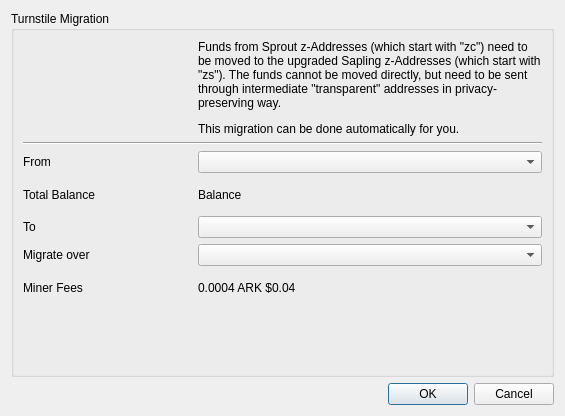
<?xml version="1.0" encoding="UTF-8"?>
<ui version="4.0">
 <class>Turnstile</class>
 <widget class="QDialog" name="Turnstile">
  <property name="geometry">
   <rect>
    <x>0</x>
    <y>0</y>
    <width>565</width>
    <height>416</height>
   </rect>
  </property>
  <property name="windowTitle">
   <string>Turnstile Migration</string>
  </property>
  <layout class="QVBoxLayout" name="verticalLayout">
   <item>
    <widget class="QGroupBox" name="groupBox">
     <property name="title">
      <string>Turnstile Migration</string>
     </property>
     <layout class="QVBoxLayout" name="verticalLayout_2">
      <item>
       <layout class="QGridLayout" name="gridLayout">
        <item row="0" column="0">
         <widget class="QLabel" name="msgIcon">
          <property name="text">
           <string/>
          </property>
          <property name="alignment">
           <set>Qt::AlignCenter</set>
          </property>
         </widget>
        </item>
        <item row="5" column="0">
         <widget class="QLabel" name="label_2">
          <property name="sizePolicy">
           <sizepolicy hsizetype="Minimum" vsizetype="Preferred">
            <horstretch>0</horstretch>
            <verstretch>0</verstretch>
           </sizepolicy>
          </property>
          <property name="text">
           <string>Migrate over</string>
          </property>
         </widget>
        </item>
        <item row="2" column="0">
         <widget class="QLabel" name="label">
          <property name="sizePolicy">
           <sizepolicy hsizetype="Minimum" vsizetype="Preferred">
            <horstretch>0</horstretch>
            <verstretch>0</verstretch>
           </sizepolicy>
          </property>
          <property name="text">
           <string>From</string>
          </property>
         </widget>
        </item>
        <item row="2" column="1" colspan="2">
         <widget class="AddressCombo" name="migrateZaddList">
          <property name="sizePolicy">
           <sizepolicy hsizetype="Expanding" vsizetype="Fixed">
            <horstretch>0</horstretch>
            <verstretch>0</verstretch>
           </sizepolicy>
          </property>
          <property name="editable">
           <bool>false</bool>
          </property>
          <property name="currentText">
           <string/>
          </property>
         </widget>
        </item>
        <item row="5" column="1" colspan="2">
         <widget class="QComboBox" name="privLevel">
          <property name="sizePolicy">
           <sizepolicy hsizetype="Expanding" vsizetype="Fixed">
            <horstretch>0</horstretch>
            <verstretch>0</verstretch>
           </sizepolicy>
          </property>
         </widget>
        </item>
        <item row="0" column="1" colspan="2">
         <widget class="QLabel" name="label_8">
          <property name="text">
           <string>&lt;html&gt;&lt;head/&gt;&lt;body&gt;&lt;p&gt;Funds from Sprout z-Addresses (which start with &amp;quot;zc&amp;quot;) need to be moved to the upgraded Sapling z-Addresses (which start with &amp;quot;zs&amp;quot;). The funds cannot be moved directly, but need to be sent through intermediate &amp;quot;transparent&amp;quot; addresses in privacy-preserving way.&lt;/p&gt;&lt;p&gt;This migration can be done automatically for you.&lt;/p&gt;&lt;/body&gt;&lt;/html&gt;</string>
          </property>
          <property name="wordWrap">
           <bool>true</bool>
          </property>
         </widget>
        </item>
        <item row="4" column="0">
         <widget class="QLabel" name="label_9">
          <property name="sizePolicy">
           <sizepolicy hsizetype="Minimum" vsizetype="Preferred">
            <horstretch>0</horstretch>
            <verstretch>0</verstretch>
           </sizepolicy>
          </property>
          <property name="text">
           <string>To</string>
          </property>
         </widget>
        </item>
        <item row="4" column="1" colspan="2">
         <widget class="AddressCombo" name="migrateTo"/>
        </item>
        <item row="1" column="0" colspan="3">
         <widget class="Line" name="line">
          <property name="orientation">
           <enum>Qt::Horizontal</enum>
          </property>
         </widget>
        </item>
        <item row="3" column="1">
         <widget class="QLabel" name="fromBalance">
          <property name="text">
           <string>Balance</string>
          </property>
         </widget>
        </item>
        <item row="7" column="0" rowspan="2" colspan="3">
         <spacer name="verticalSpacer">
          <property name="orientation">
           <enum>Qt::Vertical</enum>
          </property>
          <property name="sizeHint" stdset="0">
           <size>
            <width>20</width>
            <height>40</height>
           </size>
          </property>
         </spacer>
        </item>
        <item row="6" column="0">
         <widget class="QLabel" name="label_5">
          <property name="sizePolicy">
           <sizepolicy hsizetype="Minimum" vsizetype="Preferred">
            <horstretch>0</horstretch>
            <verstretch>0</verstretch>
           </sizepolicy>
          </property>
          <property name="text">
           <string>Miner Fees</string>
          </property>
         </widget>
        </item>
        <item row="6" column="1" colspan="2">
         <widget class="QLabel" name="minerFee">
          <property name="sizePolicy">
           <sizepolicy hsizetype="Expanding" vsizetype="Preferred">
            <horstretch>0</horstretch>
            <verstretch>0</verstretch>
           </sizepolicy>
          </property>
          <property name="text">
           <string notr="true">0.0004 ARK $0.04</string>
          </property>
          <property name="alignment">
           <set>Qt::AlignLeading|Qt::AlignLeft|Qt::AlignVCenter</set>
          </property>
         </widget>
        </item>
        <item row="3" column="0">
         <widget class="QLabel" name="label_3">
          <property name="text">
           <string>Total Balance</string>
          </property>
         </widget>
        </item>
       </layout>
      </item>
     </layout>
    </widget>
   </item>
   <item>
    <widget class="QDialogButtonBox" name="buttonBox">
     <property name="orientation">
      <enum>Qt::Horizontal</enum>
     </property>
     <property name="standardButtons">
      <set>QDialogButtonBox::Cancel|QDialogButtonBox::Ok</set>
     </property>
    </widget>
   </item>
  </layout>
 </widget>
 <customwidgets>
  <customwidget>
   <class>AddressCombo</class>
   <extends>QComboBox</extends>
   <header>addresscombo.h</header>
  </customwidget>
 </customwidgets>
 <resources/>
 <connections>
  <connection>
   <sender>buttonBox</sender>
   <signal>accepted()</signal>
   <receiver>Turnstile</receiver>
   <slot>accept()</slot>
   <hints>
    <hint type="sourcelabel">
     <x>248</x>
     <y>254</y>
    </hint>
    <hint type="destinationlabel">
     <x>157</x>
     <y>274</y>
    </hint>
   </hints>
  </connection>
  <connection>
   <sender>buttonBox</sender>
   <signal>rejected()</signal>
   <receiver>Turnstile</receiver>
   <slot>reject()</slot>
   <hints>
    <hint type="sourcelabel">
     <x>316</x>
     <y>260</y>
    </hint>
    <hint type="destinationlabel">
     <x>286</x>
     <y>274</y>
    </hint>
   </hints>
  </connection>
 </connections>
</ui>
